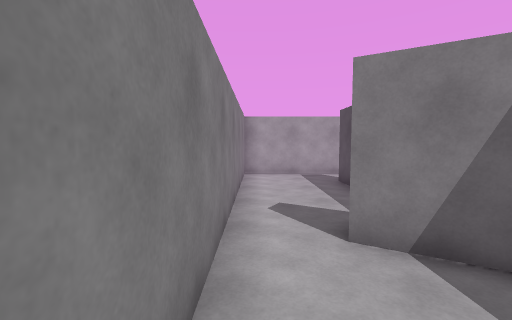
[1] (above)

18 first-person views from a walk through a Unity game level. The camera is 1.5 m above the floor, tilts 4° down and sees 90° across. The floor is counted in squares, 1 m on a side. Each view is taken from the middle of a square. On the plan, view 1 faces up. The plan holds only what a view shows up to about 13 squares ahead; the rest is blank. The player is left out.

[2]
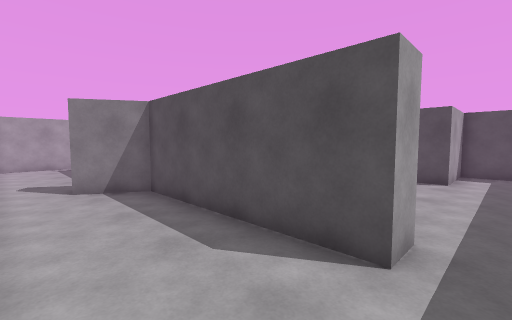

[3]
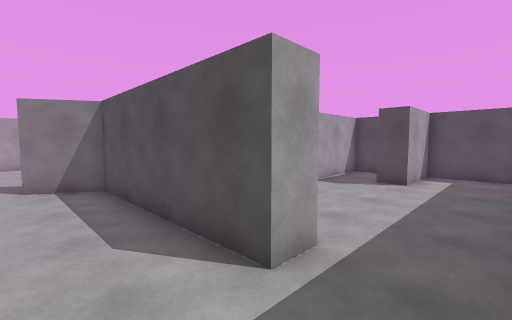

[4]
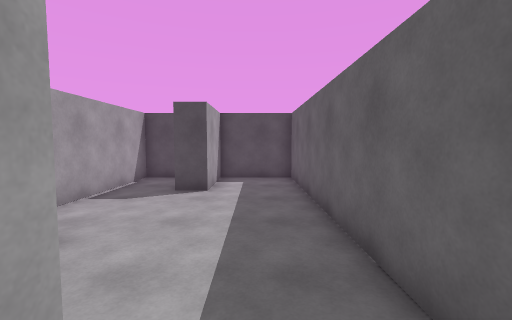

[5]
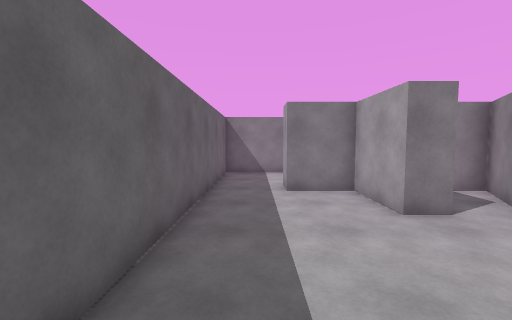

[6]
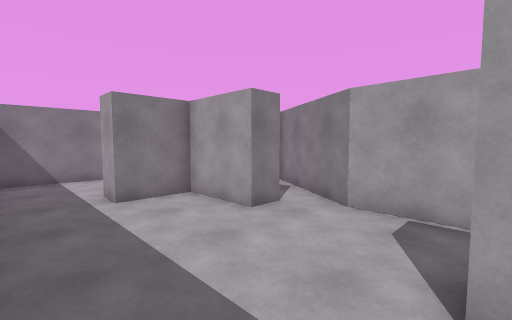

[7]
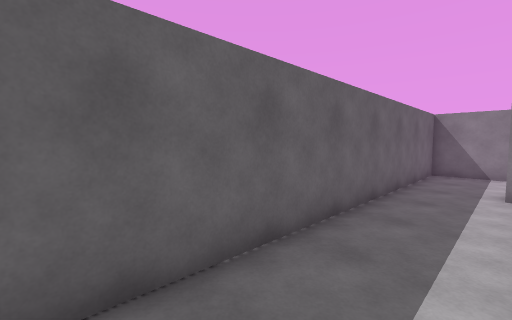

[8]
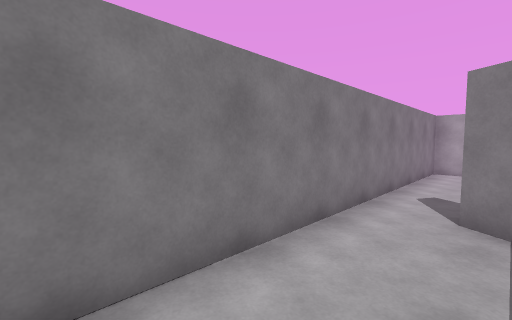

[9]
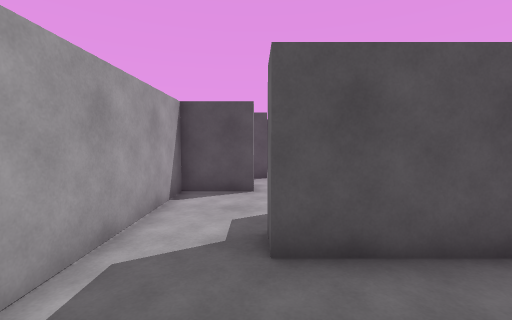

[10]
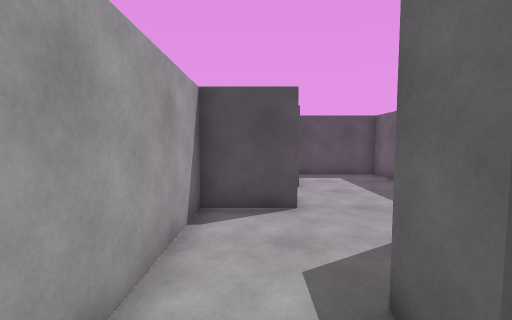

[11]
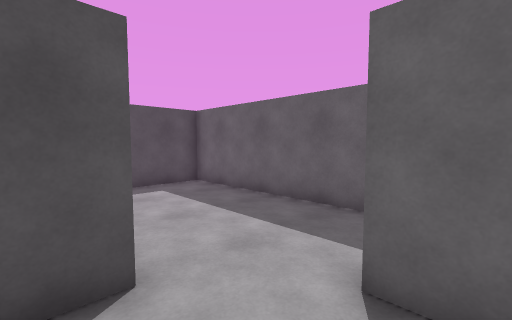

[12]
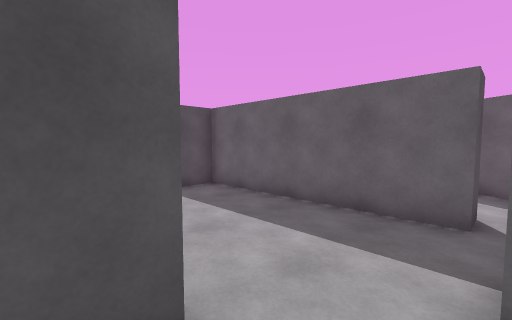

[13]
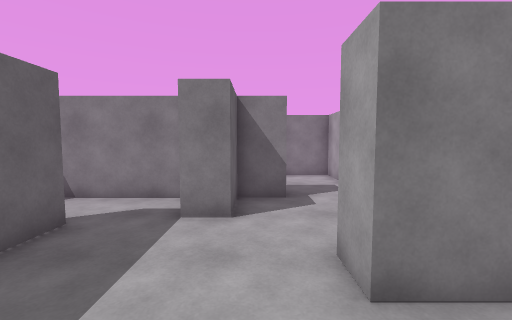

[14]
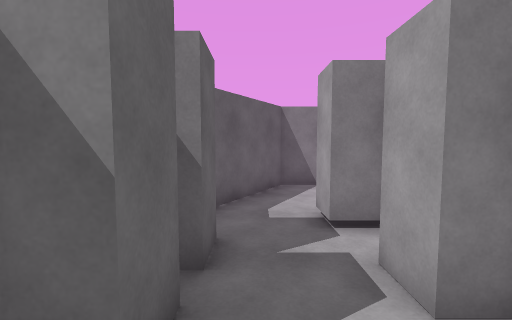

[15]
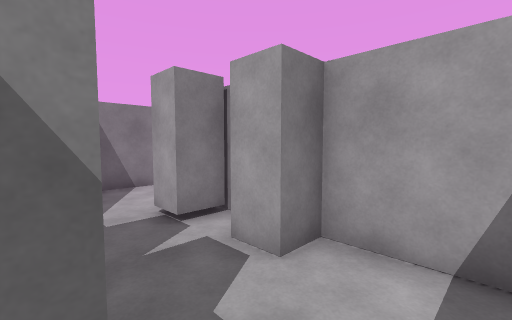

[16]
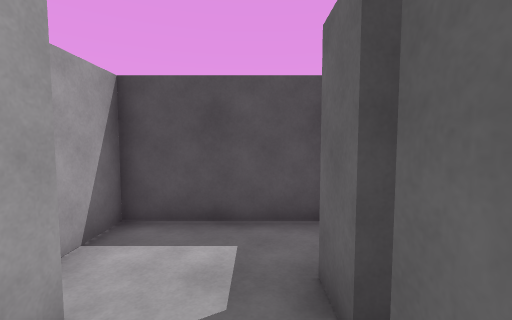

[17]
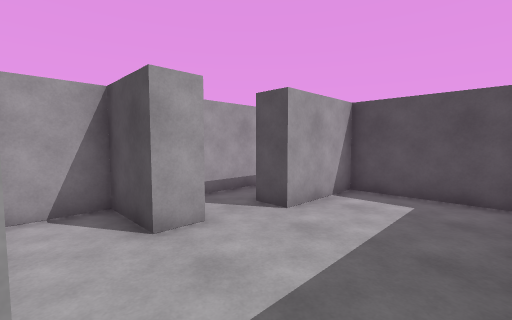

[18]
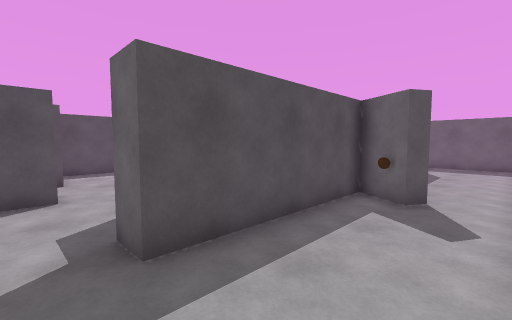

### Floor plan
Points are (right, up) in squares from view 1. A wall is a line through its corners. A room is listed if a view was taken in it or the views show most of it. See-through windows are left out.
Room 1 (views 1, 2, 3, 4, 8, 9, 10, 11, 12, 13, 14, 15, 16, 17, 18)
walls: (6.4, 4.5) (6.4, 5.5) (13.7, 5.5) (13.7, 9.5) (10.6, 9.5); (4.2, 7) (4.2, 2.8) (7.2, 1); (8.7, 4.5) (8.7, 3.3) (7.6, 3.3); (9, 1.4) (10.1, 1.4); (10.8, 1.4) (11.8, 1.4) (11.8, 0.6); (8.7, 10.1) (7.7, 10.1) (7.7, 12.3) (-0.5, 12.3) (-0.5, -6.5) (4.5, -6.5); (4.2, -4.1) (3.2, -4.1) (3.2, 2.7) (1.4, 3.8) (1.7, 4.3) (3.2, 3.4) (3.2, 9.8) (4.2, 9.8) (4.2, 8.5) (6, 8.5) (6, 7.5); (13.7, 0.8) (13.7, 4.5) (10.9, 4.5) (10.9, 3.5) (9.9, 3.5)
ways out: opening at (3.5, -5.5) to room 2; opening at (10, 10)
Room 2 (views 5, 6, 7)
walls: (6.8, -0.9) (6.8, -2) (4.2, -2) (4.2, -4.1); (4.5, -6.5) (13.7, -6.5) (13.7, -3.5) (10.7, -3.5) (10.7, -2.5); (13.7, -1.6) (13.7, -0.4) (8.4, -0.4) (4.2, 2.1)
ways out: opening at (3.5, -5.5) to room 1

Where each view was taken, in squares from view 1:
view 1: 0 up, 0 right, facing up
view 2: 5 down, 0 right, facing up-right
view 3: 6 down, 1 right, facing up-right
view 4: 5 down, 3 right, facing right
view 5: 5 down, 12 right, facing left
view 6: 6 down, 11 right, facing up-left
view 7: 4 down, 13 right, facing down-left
view 8: 2 down, 2 right, facing up-left
view 9: 10 up, 0 right, facing right
view 10: 11 up, 2 right, facing right
view 11: 11 up, 5 right, facing down-right
view 12: 11 up, 6 right, facing down-right
view 13: 9 up, 11 right, facing left
view 14: 2 up, 13 right, facing left
view 15: 1 up, 13 right, facing up-left
view 16: 2 up, 9 right, facing right
view 17: 6 up, 6 right, facing up-right
view 18: 11 up, 0 right, facing down-right
